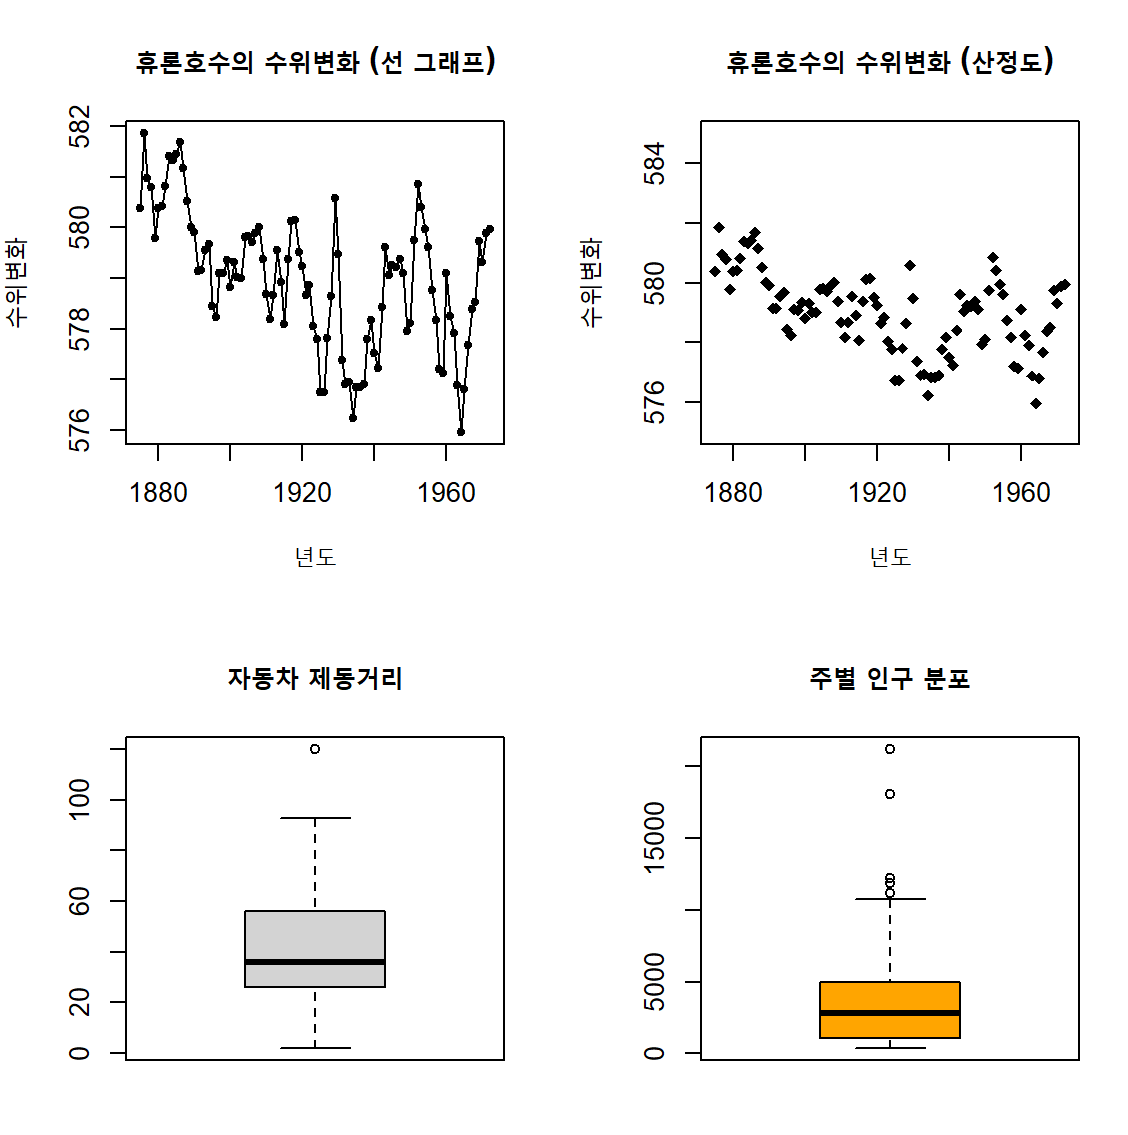

This chart was generated by the following R code:
# 20192718 고영보
# 선그래프 plot, 산정도 plot



# LakeHuron 호수 관련 데이터
LakeHuron
# 년도: 1875 ~ 1972
year <- 1875:1972
year



# 데이터 프레임 (year와 LakeHuron을 묶음)
ds <- data.frame(year, LakeHuron)
ds



par(mfrow = c(2, 2))
# 선 그래프 그리기 (선 그래프)
plot(ds$year, ds$LakeHuron,
     main = "휴론호수의 수위변화 (선 그래프)",
     xlab = "년도",     # x축 레이블
     ylab = "수위변화", # y축 레이블
     type = 'o',        # 그래프의 종류 (알파벳), (l, o, b, s)
     lty  = 1,          # 선의 종류 (line tpye)
     lwd  = 1,          # 선의 굵기
     pch  = 20)         # 점의 모양



# 선 그래프 그리기 (산정도)
plot(ds$year, ds$LakeHuron,
     main = "휴론호수의 수위변화 (산정도)",
     xlab = "년도",      # x축 레이블
     ylab = "수위변화",  # y축 레이블
     pch  = 18,          # 점의 모양
     ylim = c(575, 585)) # y축 시작값, 끝값



# 상자 그림 boxplot()
cars
str(cars)



# cars의 dist 참조하는 방법
cars$dist
cars[, 2]
cars[, 'dist']



# 박스 그래프 그리기1
boxplot(cars$dist,
        main = "자동차 제동거리")



po <- state.x77[, 1]
po



# 박스 그래프 그리기2
boxplot(po,
        main = "주별 인구 분포",
        col  = 'orange')
